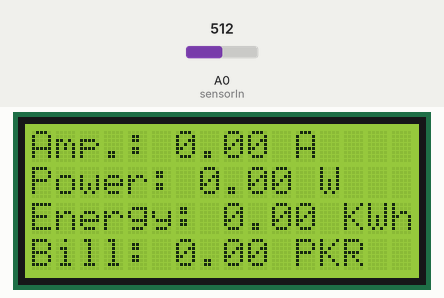
This sketch was run on a simulated Arduino Uno, built with avr-gcc and run on an emulated ATmega328P. Parts: 16×4 character LCD. The test bench sets the inputs (shaded band); at power-on: A0 (sensorIn) = 512.

Above: at 1.6 s.
1.7 s: A0 (sensorIn) set to 535
At 4.2 s:
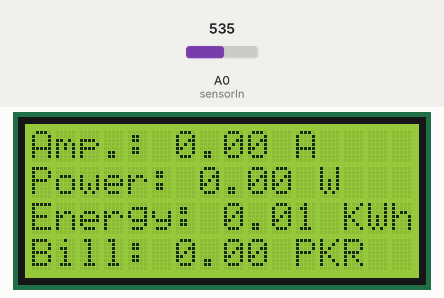
4.5 s: A0 (sensorIn) set to 578
At 6.7 s:
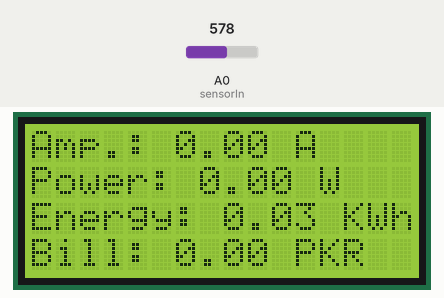
7.5 s: A0 (sensorIn) set to 608
At 8.9 s:
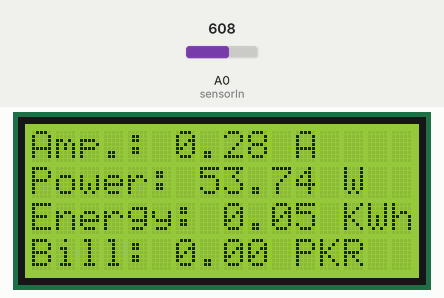
10.5 s: A0 (sensorIn) set to 511
At 13.5 s:
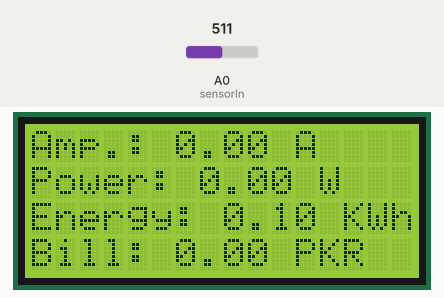
Timing chart, 0 to 14.5 s (numbered marks = the images above; inputs shaded):
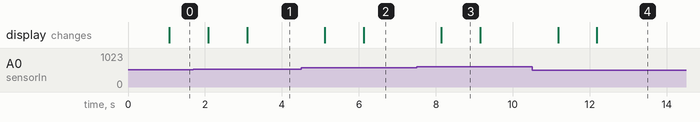

Measured:
- the behaviour switches between 517 and 518 on A0 (sensorIn) (found by bisection; images 0 and 1)
- the behaviour switches between 590 and 591 on A0 (sensorIn) (found by bisection; images 2 and 3)
- after the input at 1.7 s, the display: first changes after 0.38 s (image 1 shows a later state)
- after the input at 4.5 s, the display: first changes after 0.61 s (image 2 shows a later state)
- after the input at 7.5 s, the display: changes after 0.65 s (image 3)
- after the input at 10.5 s, the display: first changes after 0.68 s (image 4 shows a later state)
- what the display in image 3 shows lasts 1.1 s, from 8.1 s to 9.2 s

The sketch:

acs712_AC_Current.ino
```cpp
#include <LiquidCrystal.h>

LiquidCrystal lcd(7, 6, 5, 4, 3, 2);

const int sensorIn = A0;

int mVperAmp = 185; // use 100 for 20A Module and 66 for 30A Module
float PF = 0.80;
float energyTariff = 8.0; // Energy cost in PKR per unit (kWh)

unsigned long last_time =0;
unsigned long current_time =0;

float KWh =0 ;             // Energy in kWh
double bill_amount = 0;

double Voltage = 0;
double VRMS = 0;
double AmpsRMS = 0;
double Watt = 0;

void setup()
{
 lcd.begin(16,4);
}

void loop()
{
 Voltage = getVPP();
 VRMS = (Voltage/2.0) *0.707;
 AmpsRMS = (VRMS * 1000) / mVperAmp;
 Watt = (AmpsRMS * 240) * PF;

 last_time = current_time;
 current_time = millis();
 KWh = KWh +  Watt *(( current_time - last_time) /3600000.0) ; // calculating energy in Watt-Hour
 bill_amount = KWh * (energyTariff/1000);


 lcd.setCursor(0,0);
 lcd.print("Amp.: ");
 lcd.print(AmpsRMS);
 lcd.println(" A");

 lcd.setCursor(0,1);
 lcd.print("Power: ");
 lcd.print(Watt);
 lcd.println(" W");

 lcd.setCursor(0,2);
 lcd.print("Energy: ");
 lcd.print(KWh);
 lcd.println(" KWh");

 lcd.setCursor(0,3);
 lcd.print("Bill: ");
 lcd.print(bill_amount);
 lcd.println(" PKR");

}

float getVPP()
{
  float result;
  int readValue;             //value read from the sensor
  int maxValue = 0;          // store max value here
  int minValue = 1024;          // store min value here

   uint32_t start_time = millis();

   while((millis()-start_time) < 1000) //sample for 1 Sec
   {
       readValue = analogRead(sensorIn);
       // see if you have a new maxValue
       if (readValue > maxValue)
       {
           /*record the maximum sensor value*/
           maxValue = readValue;
       }
       if (readValue < minValue)
       {
           /*record the maximum sensor value*/
           minValue = readValue;
       }
   }

   // Subtract min from max
   result = ((maxValue - minValue) * 5.0)/1024.0;

   return result;

 }
```
